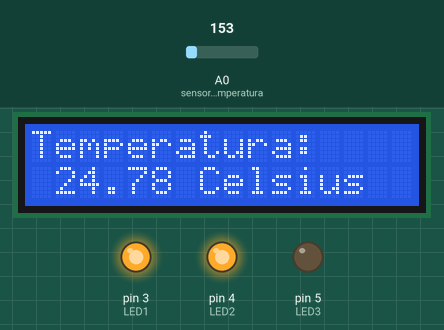
The sketch below on a simulated Arduino Uno, built with avr-gcc and run on an emulated ATmega328P. On the bench: 16×2 character LCD, output pins drawn as LEDs (lit = HIGH). The test bench sets the inputs (shaded band); at power-on: A0 (sensor_temperatura) = 153. What the sketch prints to the serial monitor is not drawn.

Above: at 1.2 s.
1.3 s: A0 (sensor_temperatura) set to 182
At 2.1 s:
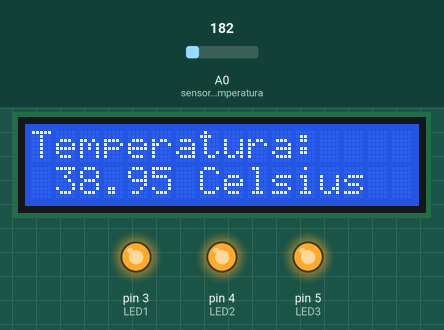
2.8 s: A0 (sensor_temperatura) set to 114
At 4.0 s:
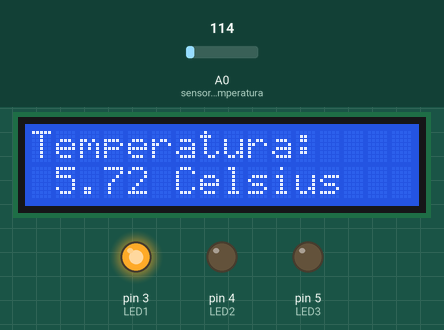
4.3 s: A0 (sensor_temperatura) set to 126
At 5.4 s:
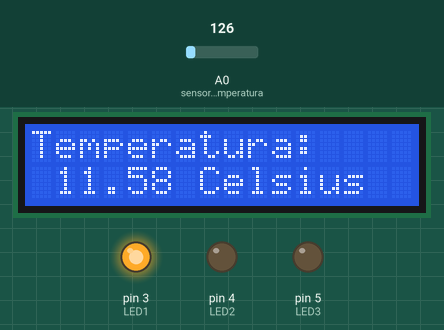
5.8 s: A0 (sensor_temperatura) set to 143
At 6.2 s:
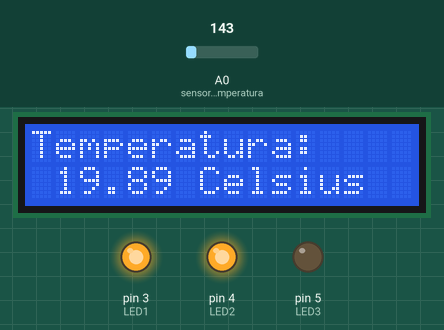
Timing chart, 0 to 8.3 s (numbered marks = the images above; inputs shaded):
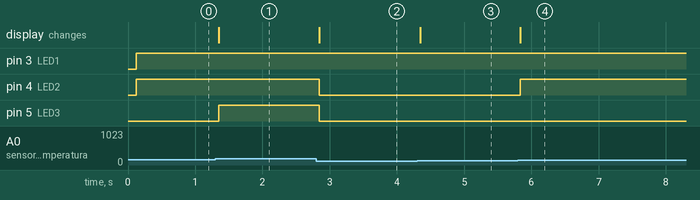

The sketch:

7-detectorDeTemperatura.ino
```cpp
#include <Adafruit_LiquidCrystal.h>

#define sensor_temperatura A0
#define LED1 3
#define LED2 4
#define LED3 5

Adafruit_LiquidCrystal lcd(0);

float valor_sensor;
float valor_tensao;
float temperatura;

void setup()
{
  pinMode(sensor_temperatura, INPUT);
  pinMode(LED1, OUTPUT);
  pinMode(LED2, OUTPUT);
  pinMode(LED3, OUTPUT);

  Serial.begin(9600);

  lcd.begin(16, 2);
  lcd.print("Mentes Roboticas");
  lcd.setCursor(1, 1);
  lcd.print("EEJBC - IFMG");
  lcd.setCursor(0, 0);
}

void loop()
{
  valor_sensor = analogRead(sensor_temperatura);
  valor_tensao = (valor_sensor * 5) / 1023;
  temperatura = (valor_tensao - 0.5)/0.01;

  Serial.println(valor_sensor);
  Serial.println(temperatura);

  lcd.print("Temperatura:    ");
  lcd.setCursor(1, 1);
  lcd.print(temperatura);
  lcd.println(" Celsius  ");

  if(temperatura < 15){
     digitalWrite(LED1, HIGH);
     digitalWrite(LED2, LOW);
     digitalWrite(LED3, LOW);
  }else if(temperatura < 30){
     digitalWrite(LED1, HIGH);
     digitalWrite(LED2, HIGH);
     digitalWrite(LED3, LOW);
  }else{
     digitalWrite(LED1, HIGH);
     digitalWrite(LED2, HIGH);
     digitalWrite(LED3, HIGH);
  }
}
```

Measured:
- the behaviour switches between 163 and 164 on A0 (sensor_temperatura) (found by bisection; images 0 and 1)
- the behaviour switches between 132 and 133 on A0 (sensor_temperatura) (found by bisection; images 3 and 4)
- after the input at 1.3 s, pin 5 (LED3): LOW → HIGH after 0.05 s; the display: changes after 0.05 s (image 1)
- after the input at 2.8 s, pin 4 (LED2), pin 5 (LED3): HIGH → LOW at once; the display: changes at once (image 2)
- after the input at 4.3 s, the display: changes after 0.05 s (image 3)
- after the input at 5.8 s, pin 4 (LED2): LOW → HIGH at once; the display: changes at once (image 4)
